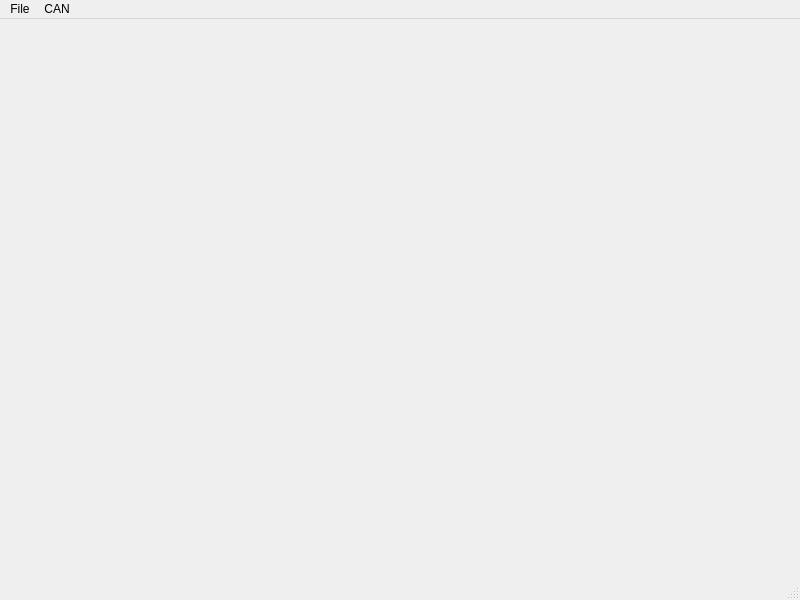
<?xml version="1.0" encoding="UTF-8"?>
<ui version="4.0">
 <class>CANTestmMainWindow</class>
 <widget class="QMainWindow" name="CANTestmMainWindow">
  <property name="geometry">
   <rect>
    <x>0</x>
    <y>0</y>
    <width>800</width>
    <height>600</height>
   </rect>
  </property>
  <property name="windowTitle">
   <string>MainWindow</string>
  </property>
  <widget class="QWidget" name="centralwidget"/>
  <widget class="QMenuBar" name="menubar">
   <property name="geometry">
    <rect>
     <x>0</x>
     <y>0</y>
     <width>800</width>
     <height>23</height>
    </rect>
   </property>
   <widget class="QMenu" name="menuFile">
    <property name="title">
     <string>File</string>
    </property>
   </widget>
   <widget class="QMenu" name="menuCAN">
    <property name="title">
     <string>CAN</string>
    </property>
    <addaction name="actionDevice"/>
    <addaction name="separator"/>
    <addaction name="actionReset"/>
   </widget>
   <addaction name="menuFile"/>
   <addaction name="menuCAN"/>
  </widget>
  <widget class="QStatusBar" name="statusbar"/>
  <action name="actionDevice">
   <property name="text">
    <string>Device</string>
   </property>
  </action>
  <action name="actionReset">
   <property name="text">
    <string>Reset</string>
   </property>
  </action>
 </widget>
 <resources/>
 <connections>
  <connection>
   <sender>actionDevice</sender>
   <signal>triggered()</signal>
   <receiver>CANTestmMainWindow</receiver>
   <slot>show()</slot>
   <hints>
    <hint type="sourcelabel">
     <x>-1</x>
     <y>-1</y>
    </hint>
    <hint type="destinationlabel">
     <x>399</x>
     <y>299</y>
    </hint>
   </hints>
  </connection>
 </connections>
</ui>
